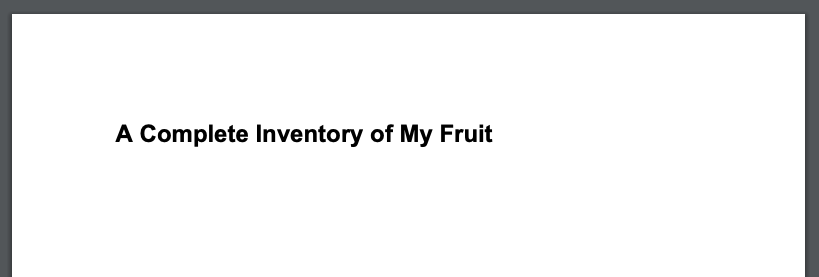
#> input picture Images/A_Complete_Inventory_of_My_Fruit.png, 819 x 277 px
$ python -i batch_process.py   (imports and definitions only)
#> lines starting #> are read from the running program, lines starting #| are printed output that depends on the picture
#!/usr/bin/env python3
#  Use PIL to Iterate through each file in the folder and  for each file
#        Rotate the image 90° anti-clockwise
#        Resize the image from 192x192 to 128x128
#        Save the image to a new folder in .jpeg format
#  Converted file name is free but updated images should be placed in /opt/icons/
from glob import glob
from pathlib import Path
from PIL import Image

counter = 0
# files in source have no extension, we must selected them all
source = Path("images").glob("*")
destination = Path("/opt/icons/")

def process_image(infile, outfile):
  """
  Expects a TIFF image without extension as input
  Returns a jpeg image that has rotate 90° anti-clockwise and resized to 128x128 in the /opt/icons directory as output
  """
#> called with outfile = 'out.png'
  with Image.open(infile) as img:
#> img is the input picture: PIL image 819x277 RGB; mean R, G, B 237.7, 238, 238.3
    try:
      print(img.filename, f"{img.format}")
#| ../Images/A_Complete_Inventory_of_My_Fruit.png PNG
      if img.mode != "RGB":
        print("Image mode:", f"{img.mode}")
        img = img.convert("RGB")
      print(f"{outfile}")
      img.rotate(-90).resize((128,128)).save(destination.joinpath(outfile), "JPEG", quality=100)
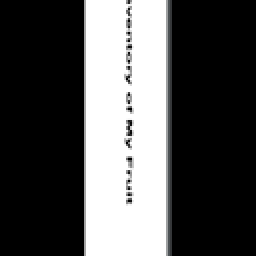
#> saved as out.png: PIL image 128x128 RGB (shown 2 times larger); mean R, G, B 81.4, 81.4, 81.5
    except Exception as e:
      print("Exception:", e)


# Removes .DS_Store file in source directory, if present
# [7 lines not run here, left out]

>>> result = process_image('../Images/A_Complete_Inventory_of_My_Fruit.png', 'out.png')

$ run again, on Images/STAR.png
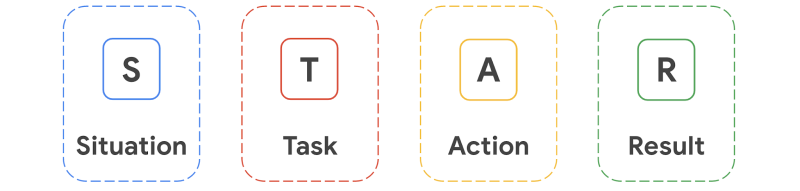
#> input picture Images/STAR.png, 1600 x 382 px (shown at 1/2 size)
#> in process_image, img is the input picture: PIL image 1600x382 RGB; mean R, G, B 248.4, 248.1, 247.4
#| ../Images/STAR.png PNG
#> in process_image, `img.rotate(-90).resize((128,128)).save(destination.joinpath(outfile), ..`:
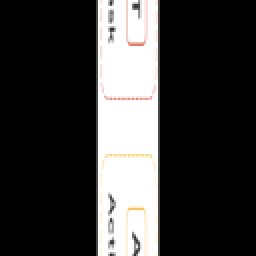
#> saved as out.png: PIL image 128x128 RGB (shown 2 times larger); mean R, G, B 59.5, 58.9, 58.4
